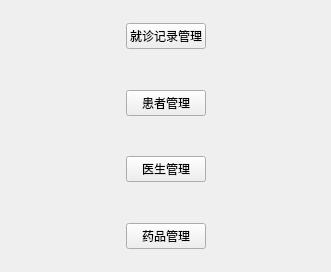
<?xml version="1.0" encoding="UTF-8"?>
<ui version="4.0">
 <class>WelcomeView</class>
 <widget class="QWidget" name="WelcomeView">
  <property name="geometry">
   <rect>
    <x>0</x>
    <y>0</y>
    <width>331</width>
    <height>272</height>
   </rect>
  </property>
  <property name="windowTitle">
   <string>欢迎</string>
  </property>
  <layout class="QGridLayout" name="gridLayout">
   <item row="0" column="1">
    <spacer name="verticalSpacer_3">
     <property name="orientation">
      <enum>Qt::Orientation::Vertical</enum>
     </property>
     <property name="sizeHint" stdset="0">
      <size>
       <width>20</width>
       <height>27</height>
      </size>
     </property>
    </spacer>
   </item>
   <item row="1" column="0">
    <spacer name="horizontalSpacer">
     <property name="orientation">
      <enum>Qt::Orientation::Horizontal</enum>
     </property>
     <property name="sizeHint" stdset="0">
      <size>
       <width>82</width>
       <height>20</height>
      </size>
     </property>
    </spacer>
   </item>
   <item row="1" column="1">
    <layout class="QVBoxLayout" name="verticalLayout">
     <item>
      <widget class="QPushButton" name="btnRecord">
       <property name="text">
        <string>就诊记录管理</string>
       </property>
      </widget>
     </item>
     <item>
      <spacer name="verticalSpacer_5">
       <property name="orientation">
        <enum>Qt::Orientation::Vertical</enum>
       </property>
       <property name="sizeHint" stdset="0">
        <size>
         <width>20</width>
         <height>40</height>
        </size>
       </property>
      </spacer>
     </item>
     <item>
      <widget class="QPushButton" name="btnPatient">
       <property name="text">
        <string>患者管理</string>
       </property>
      </widget>
     </item>
     <item>
      <spacer name="verticalSpacer">
       <property name="orientation">
        <enum>Qt::Orientation::Vertical</enum>
       </property>
       <property name="sizeHint" stdset="0">
        <size>
         <width>20</width>
         <height>40</height>
        </size>
       </property>
      </spacer>
     </item>
     <item>
      <widget class="QPushButton" name="btnDoctor">
       <property name="text">
        <string>医生管理</string>
       </property>
      </widget>
     </item>
     <item>
      <spacer name="verticalSpacer_2">
       <property name="orientation">
        <enum>Qt::Orientation::Vertical</enum>
       </property>
       <property name="sizeHint" stdset="0">
        <size>
         <width>20</width>
         <height>40</height>
        </size>
       </property>
      </spacer>
     </item>
     <item>
      <widget class="QPushButton" name="btnMedical">
       <property name="text">
        <string>药品管理</string>
       </property>
      </widget>
     </item>
    </layout>
   </item>
   <item row="1" column="2">
    <spacer name="horizontalSpacer_2">
     <property name="orientation">
      <enum>Qt::Orientation::Horizontal</enum>
     </property>
     <property name="sizeHint" stdset="0">
      <size>
       <width>82</width>
       <height>20</height>
      </size>
     </property>
    </spacer>
   </item>
   <item row="2" column="1">
    <spacer name="verticalSpacer_4">
     <property name="orientation">
      <enum>Qt::Orientation::Vertical</enum>
     </property>
     <property name="sizeHint" stdset="0">
      <size>
       <width>20</width>
       <height>27</height>
      </size>
     </property>
    </spacer>
   </item>
  </layout>
 </widget>
 <resources/>
 <connections/>
</ui>
